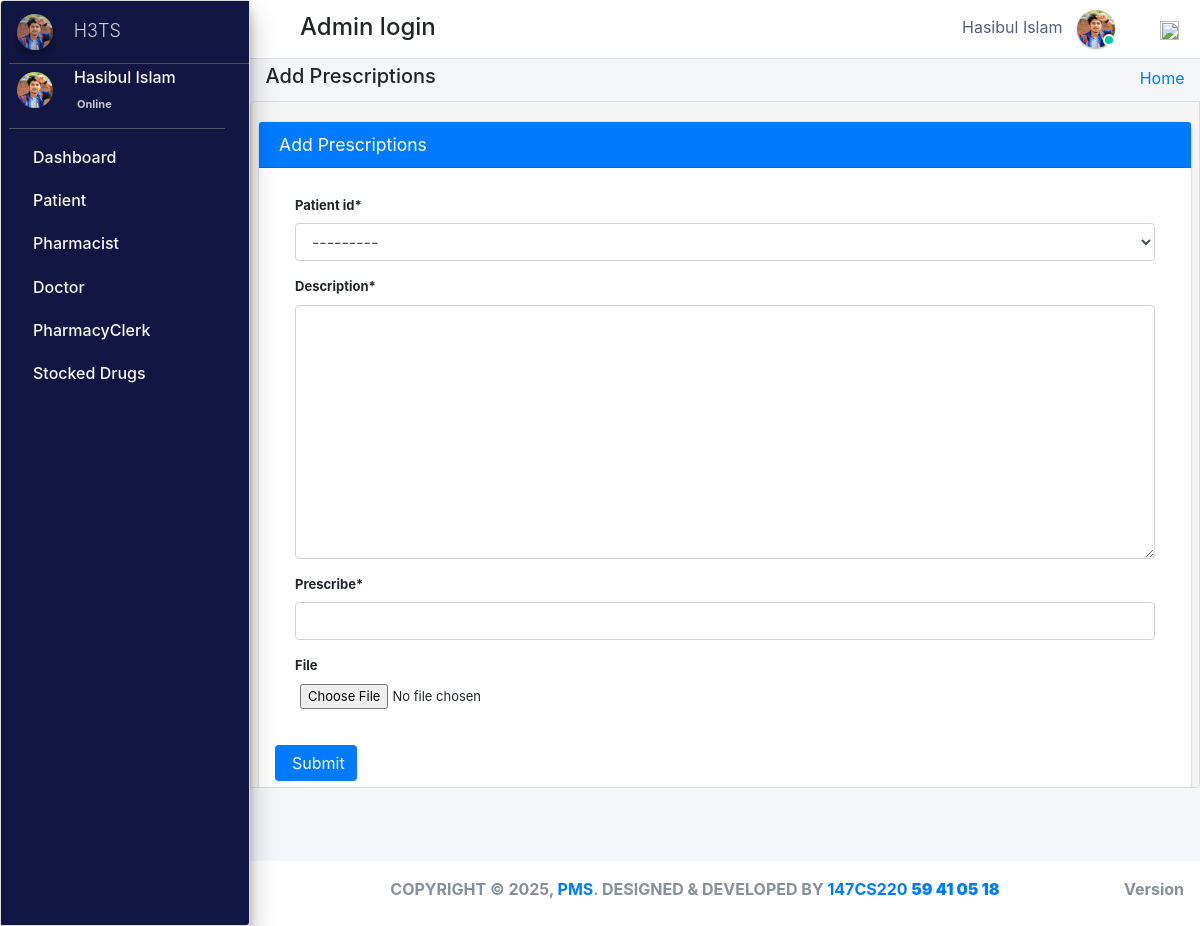
Page /admin_user/prescribe_drug/ (signed in) on the committed database.
### pharmacy/models.py (models this page shows, shortened)
class CustomUser(AbstractUser):
    groups = models.ManyToManyField(
        'auth.Group',
        related_name='customuser_groups',  # Updated related_name to avoid clash
        blank=True,
        help_text='The groups this user belongs to. A user will get all permissions granted to each of their groups.',
        verbose_name='groups'
    )
    user_permissions = models.ManyToManyField(
        'auth.Permission',
        related_name='customuser_user_permissions',  # Updated related_name to avoid clash
        blank=True,
        help_text='Specific permissions for this user.',
        verbose_name='user permissions'
    )
    user_type_data = ((1, "AdminHOD"), (2, "Pharmacist"), (3, "Doctor"), (4, "PharmacyClerk"),(5, "Patients"))
    user_type = models.CharField(default=1, choices=user_type_data, max_length=10)

class AdminHOD(models.Model):
    gender_category=(
        ('Male','Male'),
        ('Female','Female'),
    )
    admin = models.OneToOneField(CustomUser,null=True, on_delete = models.CASCADE)
    emp_no= models.CharField(max_length=100,null=True,blank=True)
    gender=models.CharField(max_length=100,null=True,choices=gender_category)
    mobile=models.CharField(max_length=10,null=True,blank=True)
    address=models.CharField(max_length=300,null=True,blank=True)
    profile_pic=models.ImageField(default="admin.png",null=True,blank=True)
    created_at = models.DateTimeField(auto_now_add=True)
    updated_at = models.DateTimeField(auto_now=True)
    date_employed=models.DateTimeField(auto_now_add=True, auto_now=False)
    objects = models.Manager()

### pharmacy/HODViews.py (the view)
# urls.py: path('admin_user/prescribe_drug/',HODViews.addPrescription,name='prescribe'),
def addPrescription(request):
    form=PrescriptionForm(request.POST or None)
    if form.is_valid():
        form.save()
        return redirect('prescribe')
    context={
        "form":form,
        "title":"Prescribe Drug"
    }
    return render(request,'hod_templates/prescribe.html',context)

### pharmacy/forms.py
class PrescriptionForm(forms.ModelForm):
    class Meta:
        model=Prescription
        fields='__all__'

### pharmacy/LoginCheckMiddleWare.py (called while the page is built, shortened)
    def process_view(self, request, view_func, view_args, view_kwargs):
        modulename = view_func.__module__
        user = request.user
        if user.is_authenticated:
            if user.user_type == "1":
                if modulename == "pharmacy.HODViews":
                    pass
                elif modulename == "":
                    pass
                elif modulename == "pharmacy.views" or modulename == "django.views.static":
                    pass
                else:
                    pass
            else:
                return redirect("login")

### pharmacy/models.py (called while the page is built)
    def __str__(self):
        return str(self.admin)

### pharmacy/templates/hod_templates/prescribe.html (shortened to what this page needs)
{% extends 'hod_templates/base_template.html'%}
{% load crispy_forms_tags %}
{% block page_title %}
<h5>Add Prescriptions</h5>
{% endblock page_title %}
{% block main_content %}
<section class="content">
        <div class="row">
                <div class="col-md-12">
                    <div class="card card-primary">
                    <div class="card-header">
                        <h3 class="card-title">Add Prescriptions</h3>
                    </div>
                    <form  method="POST" style="font-size:13px;" class='px-3 py-2'>
                            <div class="card-body">
    {{form|crispy}}
                            </div>
                                                   <input type="submit" class="btn btn-primary" >
                        </form>
                    </div>
                </div>
            </div>
</section>
{% endblock main_content %}

### pharmacy/templates/hod_templates/base_template.html (shortened to what this page needs)
{% extends 'base_file.html' %} {% block htm %}
<body class="hold-transition sidebar-mini layout-fixed">
    <div class="wrapper">
        <nav class="main-header navbar navbar-expand navbar-white navbar-light">
            <ul class="navbar-nav">
                <li class="nav-item">
                    <a class="nav-link" data-widget="pushmenu" href="#" role="button"></a>
                </li>
            </ul>
            <h4 style="margin-left: 10px; margin-top: 5px;">Admin login </h4>
            <ul class="navbar-nav ml-auto">
                <li class="mx-3">
                    <a href="#" class="sm-submenu-with-image a">
                        <span>{{user.first_name}}  {{user.last_name}}</span>
                        <img src="{{request.user.adminhod.profile_pic.url}}" class="img-circle elevation-1" width="38" height="38" alt="">
                        <span class="avatar-status avatar-sm-status avatar-status-success"></span>
                    </a>
                </li>
                <li class="nav-item dropdown ml-3 low">
                    <a href="#" class="btn btn-outlined btn-black text-muted bg-transparent " data-toggle="dropdown" aria-expanded="false" data-wow-delay="0.7s"><img src="https://img.icons8.com/ios/50/000000/settings.png" width="19" height="19">
                    </a>
                </li>
            </ul>
        </nav>
        {% include 'hod_templates/sidebar.html'%}
        <div class="content-wrapper">
            <div class="content-header">
                <div class="container-fluid">
                    <div class="row ">
                        <div class="col-sm-6">
                            <h1 class="m-0 text-dark">
                                {% block page_title %} {% endblock page_title %}
                            </h1>
                        </div>
                        <div class="col-sm-6 ">
                            <ol class="breadcrumb float-sm-right">
                                <li class="breadcrumb-item"><a href="">Home</a></li>
                            </ol>
                        </div>
                    </div>
                </div>
            </div>
            {% block main_content %} {% endblock main_content %}
        </div>
        {% include 'hod_templates/footer.html'%}
    </div>
    {% endblock htm %}

### pharmacy/templates/hod_templates/sidebar.html (shortened to what this page needs)
<aside class="main-sidebar sidebar-dark-primary elevation-4">
    <a href="" class="brand-link ml-2">
        <img src="{{request.user.adminhod.profile_pic.url}}" alt="" width="36" height="36" class=" img-circle elevation-3" style="opacity: .8">
        <span class="brand-text font-weight-light mt-1 ml-3 mmust">H3TS</span>
    </a>
    <div class="sidebar">
        <div class="user-panel mr-3">
            <div class="pull-left image sm-submenu-with-image a ml-2 ">
                <img src="{{request.user.adminhod.profile_pic.url}}" class="img-circle mt-2" width="36" height="36" alt="User Image">
            </div>
            <div class="pull-left info">
                <p>{{user.first_name}} {{user.last_name}}</p>
                <a href="#"> Online</a>
            </div>
        </div>
        <nav class="mt-2">
            <ul class="nav nav-pills nav-sidebar flex-column" data-widget="treeview" role="menu" data-accordion="false">
                <li class="nav-item">
                    <a href="{% url  'admin_dashboard' %}" class="nav-link">
                        <p>
                            Dashboard
                        </p>
                    </a>
                </li>
                <li class="nav-item">
                    <a href="#" class="nav-link">
                        <p>
                            Patient
                        </p>
                    </a>
                </li>
                <li class="nav-item">
                    <a href="#" class="nav-link">
                        <p>
                            Pharmacist
                        </p>
                    </a>
                </li>
                <li class="nav-item">
                    <a href="#" class="nav-link">
                        <p>
                            Doctor
                        </p>
                    </a>
                </li>
                <li class="nav-item">
                    <a href="#" class="nav-link">
                        <p>
                            PharmacyClerk
                        </p>
                    </a>
                </li>
                <li class="nav-item">
                    <a href="#" class="nav-link">
                        <p>
                            Stocked Drugs
                        </p>
                    </a>
                </li>
            </ul>
        </nav>
    </div>
</aside>

### static/css/main.css (style rules this page uses)
html { font-family: sans-serif; line-height: 1.15; -webkit-text-size-adjust: 100%; -webkit-tap-highlight-color: transparent; }
body { overflow-y: hidden; overflow-x: hidden; font-family: -apple-system, BlinkMacSystemFont, "Segoe UI", Roboto, "Helvetica Neue", Arial, "Noto Sans", sans-serif, "Apple Color Emoji", "Segoe UI Emoji", "Segoe UI Symbol", "Noto Color Emoji" !important; }
.content { background-color: #f5f5f5; border: 1px solid #dddddd; border-radius: 4px 0px 4px 0px; left: -1px; padding: 10px 7px 5px; }
.main-sidebar { background: #ffffff; border: 1px solid #dddddd; border-radius: 4px 0px 4px 0px; font-weight: bold; }
.content { height: 75vh; overflow-y: scroll; overflow-x: hidden; }
.content .row { margin-top: 20px !important; }
.main-sidebar { background-color: #121642 !important; color: white !important; }
.main-sidebar p { color: #f8f8f8 !important; font-weight: 500 !important }
.btn-primary { outline: none !important; border: none !important; }
.avatar-status { position: absolute; bottom: 12px; right: 75.4px; display: -ms-inline-flexbox; display: inline-flex; -ms-flex-negative: 0; flex-shrink: 0; -ms-flex-pack: center; justify-content: center; -ms-flex-align: center; align-items: center; white-space: nowrap; text-align: center; vertical-align: baseline; font-weight: 600; border: .125rem solid #fff; width: 12px; height: 12px; line-height: 1; font-size: .71094rem; border-radius: 50%; }
.avatar-status-success { color: #fff; background-color: #00c9a7; }
.pull-left { float: left; }
.pull-left { float: left!important; }
.user-panel>.info { padding: 5px 5px 5px 15px; line-height: 1; position: absolute; left: 55px; }
.user-panel>.info>p { font-weight: 600; margin-bottom: 9px; }
p { margin: 0 0 10px; }
.user-panel { padding-bottom: 20px; }
.user-panel:after { clear: both; }
.user-panel:before, .user-panel:after { content: " "; display: table; }
.user-panel>.info>a { text-decoration: none; padding-right: 5px; margin-top: 3px; font-size: 11px; overflow: hidden; white-space: nowrap; }
.mmust { overflow: hidden; white-space: nowrap; font-size: 18px; }
.container-fluid { width: 100%; padding-right: 15px; padding-left: 15px; margin-right: auto; margin-left: auto; }
.row { display: flex; flex-wrap: wrap; margin-right: -15px; margin-left: -15px; }
input { text-indent: 5px !important; }
input::placeholder { text-indent: 5px !important; }
.img-circle { border-radius: 50%; }
.content-wrapper .content-header { padding: 5px 0.5rem !important; }

### static/css/profile.css (style rules this page uses)
li { list-style-type: none ! }
.form-control { font-size: .875rem; }
.navbar-nav span { color: #525f7f !important; margin-right: 10px !important; }
body { font-family: 'Rubik', sans-serif; height: 100% !important; }
input { text-indent: 5px !important; }
input::placeholder { text-indent: 5px !important; }

### rows in the picture
CustomUser: first_name "Hasibul", last_name "Islam", user.adminhod.profile_pic (picture)
